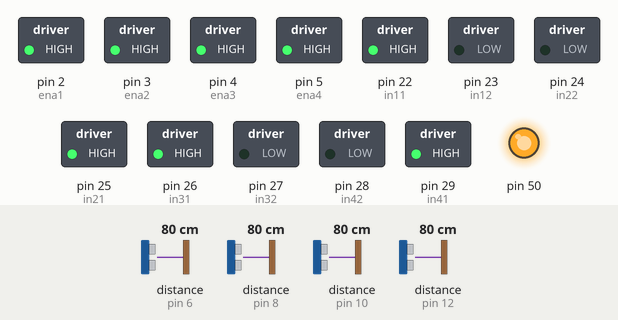
Bench run of a sketch on a simulated Arduino Mega 2560, built with avr-gcc and run on an emulated ATmega2560. Parts: switched loads named in the sketch (green lamp = pin HIGH), output pins drawn as LEDs (lit = HIGH). Wiring (inferred from the names in the program): 4 × ultrasonic range finder: trigger pin 7, echo pin 6 / trigger pin 9, echo pin 8 / trigger pin 11, echo pin 10 / trigger pin 13, echo pin 12. Dashed ring = blinking. Inputs (shaded band) come from the test bench; at power-on: distance to the obstacle (sensors on pin 12, pin 6, pin 8, pin 10) 80 cm. The echo pulse lasts 58.3 µs per cm; pins used as bus, display or sensor lines are not drawn; what the sketch prints to the serial monitor is not drawn.

Above: at 1.4 s.
1.5 s: distance to the obstacle (sensor on pin 12) set to 2 cm
At 2.9 s:
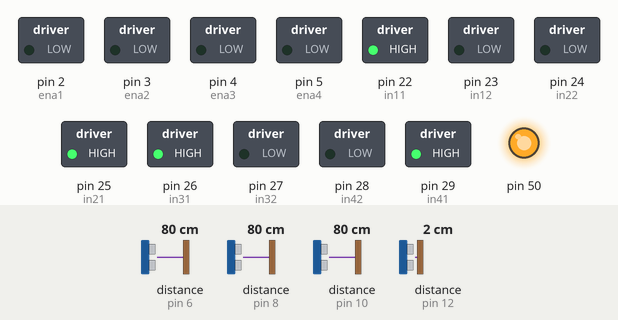
4.8 s: distance to the obstacle (sensor on pin 12) set to 60 cm
At 7.9 s:
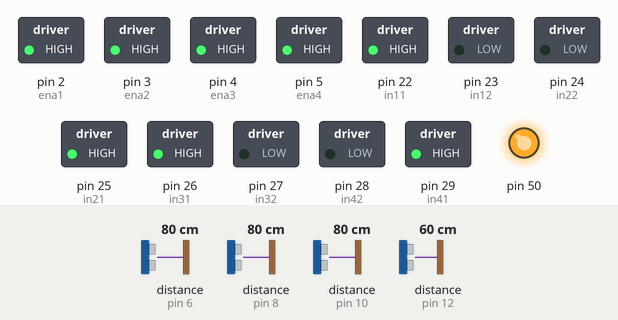
8.1 s: distance to the obstacle (sensor on pin 12) set to 4 cm
At 12.3 s:
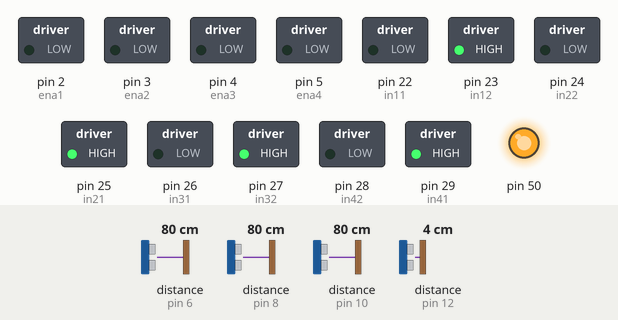
Timing chart, 0 to 17.4 s (numbered marks = the images above; inputs shaded):
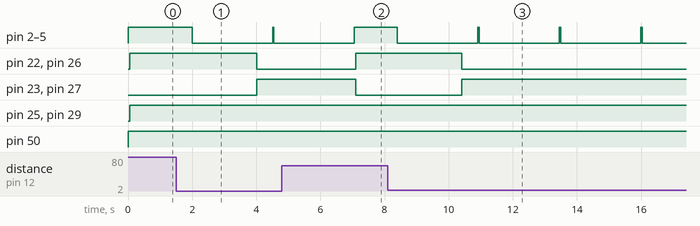

The sketch:

sketch_aug18a.ino
```cpp
// define pins and variables
int ena1 = 2;
int in11 = 22;
int in12 = 23;
int ena2 = 3;
int in21 = 25;
int in22 = 24;
int ena3 = 4;
int in31 = 26;
int in32 = 27;
int ena4 = 5;
int in41 = 29;
int in42 = 28;
const int trigPin1 = 13;
const int echoPin1 = 12;
const int trigPin2 = 11;
const int echoPin2 = 10;
const int trigPin3 = 9;
const int echoPin3 = 8;
const int trigPin4 = 7;
const int echoPin4 = 6;
int front;
int back;
int right;
int left;
int duration1, duration2, duration3, duration4;
int minimum_distance = 20; // minimum distance to avoid obstacles
int safe_distance = 50; // safe distance to keep from obstacles
int max_speed = 255; // maximum motor speed
int min_speed = 128; // minimum motor speed

void setup() {
  Serial.begin(9600);
  pinMode(trigPin1, OUTPUT); // Sets the trigPin as an Output
  pinMode(echoPin1, INPUT); // Sets the echoPin as an Input
  pinMode(trigPin2, OUTPUT); // Sets the trigPin as an Output
  pinMode(echoPin2, INPUT); // Sets the echoPin as an Input
  pinMode(trigPin3, OUTPUT); // Sets the trigPin as an Output
  pinMode(echoPin3, INPUT); // Sets the echoPin as an Input
  pinMode(trigPin4, OUTPUT); // Sets the trigPin as an Output
  pinMode(echoPin4, INPUT); // Sets the echoPin as an Input
  pinMode(ena1, OUTPUT);
  pinMode(in11, OUTPUT);
  pinMode(in12, OUTPUT);
  pinMode(ena2, OUTPUT);
  pinMode(in21, OUTPUT);
  pinMode(in22, OUTPUT);
  pinMode(ena3, OUTPUT);
  pinMode(in31, OUTPUT);
  pinMode(in32, OUTPUT);
  pinMode(ena4, OUTPUT);
  pinMode(in41, OUTPUT);
  pinMode(in42, OUTPUT);
  pinMode(50, OUTPUT);
}

void full_ahead() {

  digitalWrite(in11,HIGH);
  digitalWrite(in12,LOW);
  digitalWrite(in21,HIGH);
  digitalWrite(in22,LOW);
  digitalWrite(in31,HIGH);
  digitalWrite(in32,LOW);
  digitalWrite(in41,HIGH);
  digitalWrite(in42,LOW);
  delay(100);
}
int measure_distance(int trigPin, int echoPin) {
  digitalWrite(trigPin, LOW);
  delayMicroseconds(2);

  digitalWrite(trigPin, HIGH);
  delayMicroseconds(10);
  digitalWrite(trigPin, LOW);

  long duration = pulseIn(echoPin, HIGH);
  return duration * 0.034 / 2;
}

void full_backwards() {
  digitalWrite(in11,LOW);
  digitalWrite(in12,HIGH);
  digitalWrite(in21,LOW);
  digitalWrite(in22,HIGH);
  digitalWrite(in31,LOW);
  digitalWrite(in32,HIGH);
  digitalWrite(in41,LOW);
  digitalWrite(in42,HIGH);
  delay(100);
}

void half_ahead() {
  digitalWrite(in11,HIGH);
  digitalWrite(in12,LOW);
  digitalWrite(in21,HIGH);
  digitalWrite(in22,LOW);
  digitalWrite(in31,HIGH);
  digitalWrite(in32,LOW);
  digitalWrite(in41,HIGH);
  digitalWrite(in42,LOW);
  delay(100);
}

void half_backwards() {
  digitalWrite(in11,LOW);
  digitalWrite(in12,HIGH);
  digitalWrite(in21,LOW);
  digitalWrite(in22,HIGH);
  digitalWrite(in31,LOW);
  digitalWrite(in32,HIGH);
  digitalWrite(in41,LOW);
  digitalWrite(in42,HIGH);
  delay(100);
}
void stop() {
  digitalWrite(in11, LOW);
  digitalWrite(in12, LOW);
  digitalWrite(in21, LOW);
  digitalWrite(in22, LOW);
  digitalWrite(in31, LOW);
  digitalWrite(in32, LOW);
  digitalWrite(in41, LOW);
  digitalWrite(in42, LOW);
}


void turn_left() {
digitalWrite(in11, HIGH);
digitalWrite(in12, LOW);
digitalWrite(in21, LOW);
digitalWrite(in22, HIGH);
digitalWrite(in31, HIGH);
digitalWrite(in32, LOW);
digitalWrite(in41, LOW);
digitalWrite(in42, HIGH);
}

void turn_right() {
digitalWrite(in11, LOW);
digitalWrite(in12, HIGH);
digitalWrite(in21, HIGH);
digitalWrite(in22, LOW);
digitalWrite(in31, LOW);
digitalWrite(in32, HIGH);
digitalWrite(in41, HIGH);
digitalWrite(in42, LOW);
}

void check_distance() {
// measure front distance
digitalWrite(trigPin1, LOW);
delayMicroseconds(2);
digitalWrite(trigPin1, HIGH);
delayMicroseconds(10);
digitalWrite(trigPin1, LOW);
front = pulseIn(echoPin1, HIGH) / 58;

// measure back distance
digitalWrite(trigPin2, LOW);
delayMicroseconds(2);
digitalWrite(trigPin2, HIGH);
delayMicroseconds(10);
digitalWrite(trigPin2, LOW);
back = pulseIn(echoPin2, HIGH) / 58;

// measure right distance
digitalWrite(trigPin3, LOW);
delayMicroseconds(2);
digitalWrite(trigPin3, HIGH);
delayMicroseconds(10);
digitalWrite(trigPin3, LOW);
right = pulseIn(echoPin3, HIGH) / 58;

// measure left distance
digitalWrite(trigPin4, LOW);
delayMicroseconds(2);
digitalWrite(trigPin4, HIGH);
delayMicroseconds(10);
digitalWrite(trigPin4, LOW);
left = pulseIn(echoPin4, HIGH) / 58;

Serial.print("Front distance: ");
Serial.print(front);
Serial.print(" cm\tBack distance: ");
Serial.print(back);
Serial.print(" cm\tRight distance: ");
Serial.print(right);
Serial.print(" cm\tLeft distance: ");
Serial.print(left);
Serial.println(" cm");
}


void loop() {
  digitalWrite(ena1, HIGH);
  digitalWrite(ena2, HIGH);
  digitalWrite(ena3, HIGH);
  digitalWrite(ena4, HIGH);
  digitalWrite(50, HIGH);
  int front = measure_distance(trigPin1, echoPin1);
  int back = measure_distance(trigPin2, echoPin2);
  int right = measure_distance(trigPin3, echoPin3);
  int left = measure_distance(trigPin4, echoPin4);

  Serial.print("Front distance: ");
  Serial.print(front);
  Serial.print("cm, Back distance: ");
  Serial.print(back);
  Serial.print("cm, Right distance: ");
  Serial.print(right);
  Serial.print("cm, Left distance: ");
  Serial.print(left);
  Serial.println("cm");
  if (front < 10 ) {
    Serial.print("Stoped");
    analogWrite(ena1, 0);
    analogWrite(ena2, 0);
    analogWrite(ena3, 0);
    analogWrite(ena4, 0);
    delay(2000);
  }
  if (front >= 100) {
    Serial.println("Full ahead");
    full_ahead();
  } else if (front < 100 && front > 40) {
    Serial.println("Half ahead");
    half_ahead();
  } else if (front < 40 && left < 40 && right < 40 && back > 50) {
    Serial.println("full bakwards");
    full_backwards();
  } else if(front < 40 && left < 60 && right < 60 && back < 100 && back > 40) {
    Serial.println("Half backwards");
    half_backwards();
  } else if (front < 40 && right >= 60) {
    Serial.println("turn right");
    turn_right();
  } else if (front < 40 && left >= 60) {
    Serial.println("turn left");
    turn_left();
  } else {
    analogWrite(ena1, 0);
    analogWrite(ena2, 0);
    analogWrite(ena3, 0);
    analogWrite(ena4, 0);
  }
  delay(500);

}
```

Measured:
- after the input at 1.5 s, pin 2 (ena1), pin 3 (ena2), pin 4 (ena3), pin 5 (ena4): HIGH → LOW after 0.51 s, → HIGH 2.5 s later, → LOW 0.04 s later; pin 22 (in11), pin 26 (in31): HIGH → LOW after 2.5 s; pin 23 (in12), pin 27 (in32): LOW → HIGH after 2.5 s
- after the input at 4.8 s, pin 2 (ena1), pin 3 (ena2), pin 4 (ena3), pin 5 (ena4): goes on until 7.1 s, then stays HIGH; pin 22 (in11), pin 26 (in31): LOW → HIGH after 2.3 s; pin 23 (in12), pin 27 (in32): HIGH → LOW after 2.3 s
- after the input at 8.1 s, pin 2 (ena1), pin 3 (ena2), pin 4 (ena3), pin 5 (ena4): alternates HIGH for 0.04 s and LOW for 2.5 s, starting after 0.30 s; pin 22 (in11), pin 26 (in31): HIGH → LOW after 2.3 s; pin 23 (in12), pin 27 (in32): LOW → HIGH after 2.3 s
